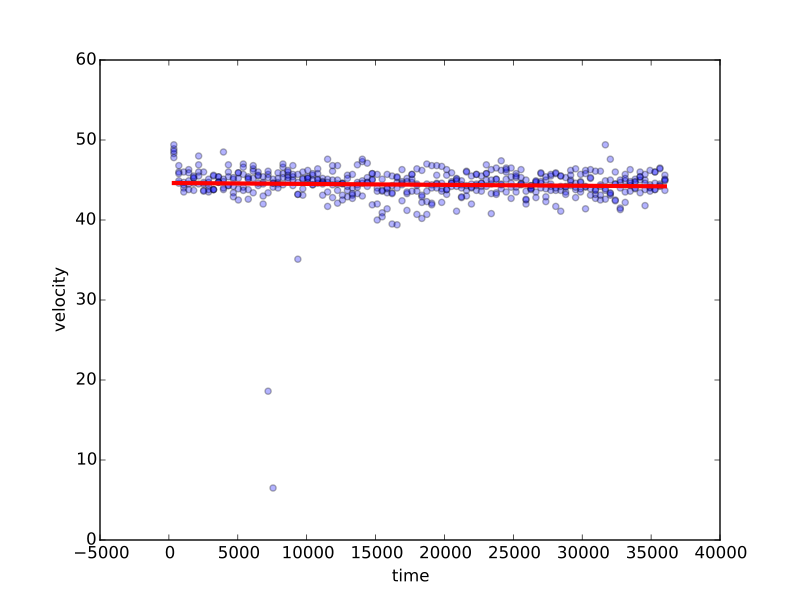

The Python source for this figure:
from sklearn import linear_model
import numpy as np
import pandas as pd
import matplotlib.pyplot as plt
data = pd.read_csv('../gps_training_10/task3edges_10.txt', sep=" ", names=["timestamp", "2ndNodeId", "1stNodeId", "aveVelocity"])
clf = linear_model.Ridge(alpha=0.5)

segments_2nd = data["2ndNodeId"].ravel()
segments_1st = data["1stNodeId"].ravel()

for row in data.iterrows():
    data_segment = data[(data["2ndNodeId"]==row[1]["2ndNodeId"]) & (data["1stNodeId"]==row[1]["1stNodeId"])]
    if len(data_segment) > 0:
        x_predict = [[row[1].tolist()[0]] for row in data_segment.iterrows()]
        x_train = x_predict[:-20]
        x_test = x_predict[-20:]
        x_plot = [row[1].tolist()[0] for row in data_segment.iterrows()]
        y_plot = [row[1].tolist()[3] for row in data_segment.iterrows()]
        y_train = y_plot[:-20]
        y_test = y_plot[-20:]
        clf.fit(x_train,y_train)
        print row[1]["2ndNodeId"], row[1]["1stNodeId"], clf.coef_, "MSE: ",np.mean((clf.predict(x_test)-y_test)**2)
data_segment = data[(data["2ndNodeId"] ==32528267) & (data["1stNodeId"]== 224797838)]
x_predict = [[row[1].tolist()[0]] for row in data_segment.iterrows()]
x_plot = [row[1].tolist()[0] for row in data_segment.iterrows()]
y_plot = [row[1].tolist()[3] for row in data_segment.iterrows()]
clf.fit(x_predict,y_plot)
plt.scatter(x_plot, y_plot, alpha=0.3)
plt.plot(x_plot, clf.predict(x_predict), color="red", linewidth=3)
plt.xlabel("time")
plt.ylabel("velocity")
plt.show()
